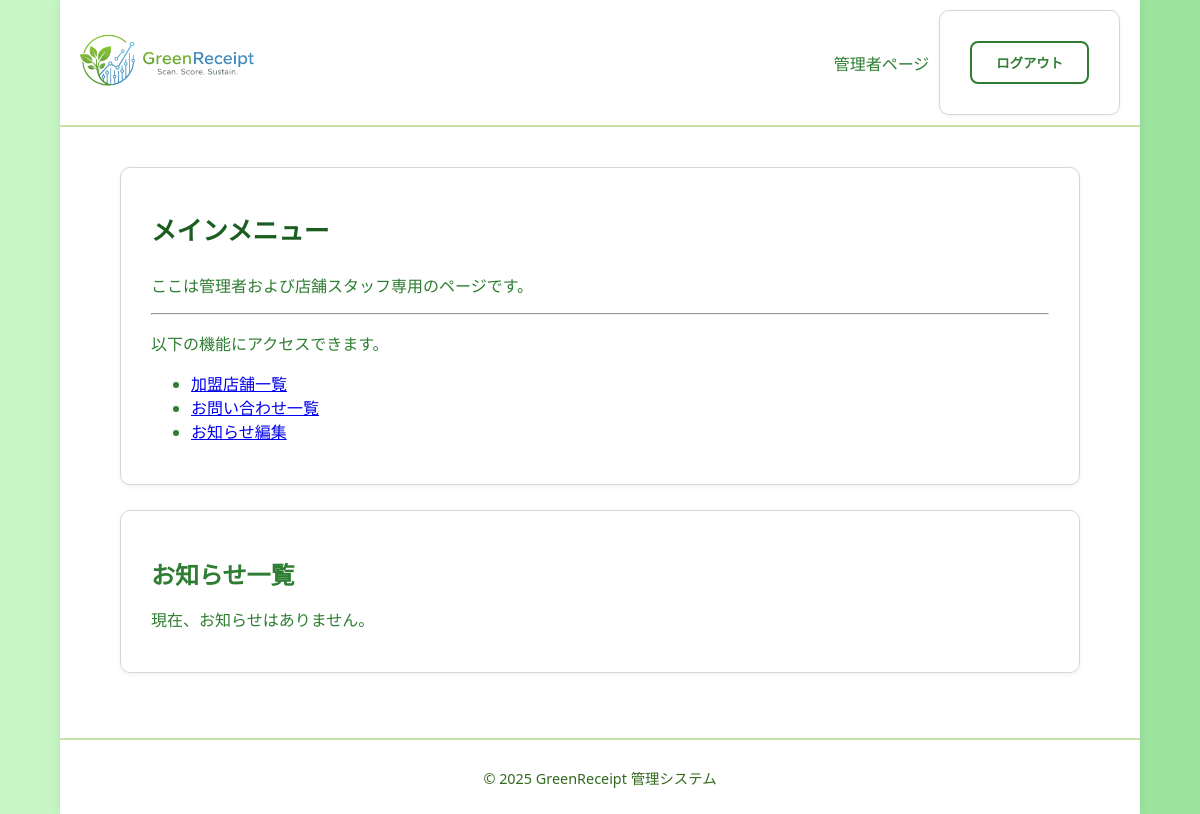
The page /staff/index (signed in) on the database as committed earlier.
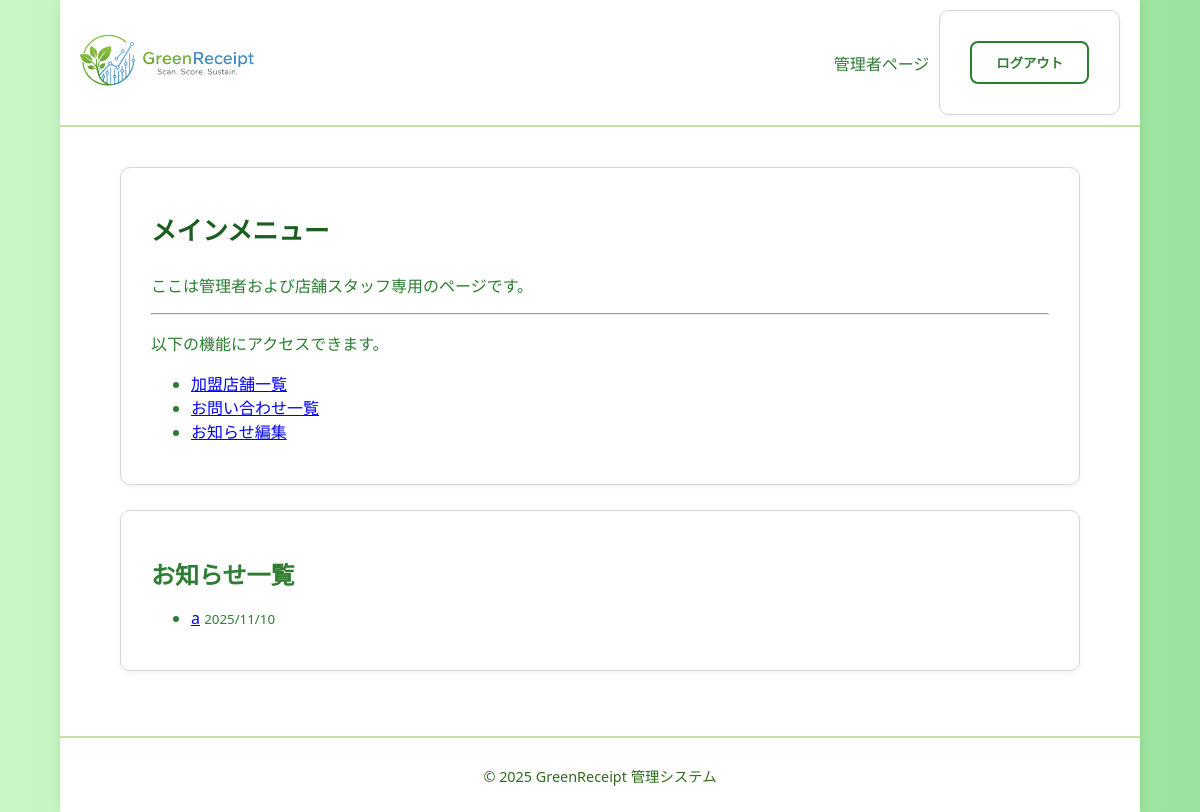
The same page on the database as committed later.
### core/models.py (models this page shows, shortened)
class Announcement(models.Model):
    title = models.CharField(max_length=100, verbose_name='記事名')
    content = models.TextField(verbose_name='内容')
    image = models.ImageField(
        upload_to='announcements/', null=True, blank=True, verbose_name='画像')
    created_at = models.DateTimeField(auto_now_add=True, verbose_name='作成日時')
    class Meta:
        verbose_name = 'お知らせ'
        verbose_name_plural = 'お知らせ'

### core/views.py (the view)
# urls.py: path("staff/index",views.staff_index,name="staff_index"),
@login_required
def staff_index(request):
    if request.user.role not in ['admin', 'store']:
        return redirect('core:index')
    announcements = Announcement.objects.all().order_by('-created_at')
    context = {
        'announcements': announcements,
    }
    return render(request, "admin/staff_index.html", context)

### core/templates/admin/staff_index.html (shortened to what this page needs)
{% extends "admin/admin_base.html" %}
{% load static %}
{% block content %}
<div class="container mt-5">
    <div class="row">
        <div class="col-md-8 offset-md-2">
            <div class="card">
                <div class="card-header">
                    <h1>メインメニュー</h1>
                </div>
                <div class="card-body">
                    <p>ここは管理者および店舗スタッフ専用のページです。</p>
                    <hr>
                    <p>以下の機能にアクセスできます。</p>
                    <ul class="list-group list-group-flush">
                        {% if user.role == 'admin' or user.is_superuser %}
                        <li class="list-group-item">
                            <a href="/store/list/">加盟店舗一覧</a>
                        </li>
                        <li class="list-group-item">
                            <a href="{% url 'core:admin_inquiry_dashboard' %}">お問い合わせ一覧</a>
                        </li>
                        <li class="list-group-item">
                            <a href="{% url 'core:announcement_list' %}">お知らせ編集</a>
                        </li>
                        {% endif %}
                    </ul>
                </div>
            </div>
        </div>
    </div>
    <div class="row mt-4">
        <div class="col-md-8 offset-md-2">
            <div class="card">
                <div class="card-header">
                    <h2>お知らせ一覧</h2>
                </div>
                <div class="card-body">
                    {% if announcements %}
                        <ul class="list-group list-group-flush">
                            {% for announcement in announcements %}
                                <li class="list-group-item">
                                    <a href="{% url 'core:announcement_detail' announcement.id %}">{{ announcement.title }}</a>
                                    <small class="text-muted d-block">{{ announcement.created_at|date:"Y/m/d" }}</small>
                                </li>
                            {% endfor %}
                        </ul>
                    {% else %}
                        <p>現在、お知らせはありません。</p>
                    {% endif %}
                </div>
            </div>
        </div>
    </div>
</div>
{% endblock %}

Rows that differ between the two databases and show on the page:
added Announcement: title "a", created_at "2025/11/10"
Other text that changed with them:
text no longer shown: "現在、お知らせはありません。"
